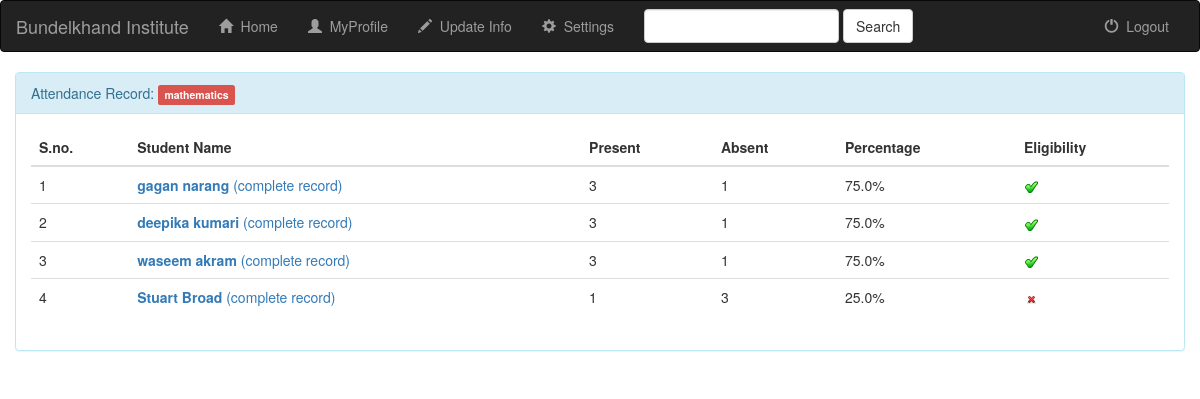
The app's page /attendance/list/mathematics (signed in) with its own data.
### SIS/models.py (models this page shows, shortened)
class Subject(models.Model):
    subject_name=models.CharField(max_length=100)
    faculty=models.ForeignKey(to=Faculty, related_name="teaches", null=True, blank=True)

class SelectedSubject(models.Model):
    subject=models.ForeignKey(to=Subject, related_name="studies", null=True, blank=True)
    student=models.ForeignKey(to=Student, related_name="selected", null=True, blank=True)
    def percentage(self):
        p,a=self.present(),self.absent()
        s=p+a
        if s!=0:
            return str(round(p*100.0/s,2))+"%"
        else:
            return 'N.A'
    def present(self):
        a=self.attendance.all()
        return a.filter(present=True).count()
    def absent(self):
        a=self.attendance.all()
        return a.filter(present=False).count()
    def eligiblity(self):
        if self.percentage()=='N.A':
            return False
        return float(self.percentage()[:-1])>60

class Student(models.Model):
    user=models.OneToOneField(User,on_delete=models.CASCADE,null=True)
    photo=models.FileField(blank=True, null=True)
    DOB=models.DateField()
    tenth_marks=models.FloatField(default=0)
    inter_marks=models.FloatField(default=0)
    current_marks=models.FloatField(default=0)
    branch = models.CharField(max_length=100,
        choices=(('Computer Science & Engineering','Computer Science & Engineering'),('Electrical Engineering','Electrical Engineering'),('Civil Engineering','Civil Engineering'),('Others','Others')),
        default='Computer Science & Engineering',
        )
    year = models.IntegerField(
        choices=((1,'Ist Year'),(2,'IInd Year'),(3,'IIIrd Year'),(4,'IVth Year')),
        default=1,
        )

### SIS/views.py (the view)
# urls.py: url(r'^attendance/list/(?P<subject>[\-\w]+)$', viewAttendance , name='viewAttendance'),
@login_required
def viewAttendance(request,subject):
    try:
        sub=Subject.objects.get(subject_name=subject,faculty=request.user.faculty)
    except:
        return redirect("profile")
    return render(request,'login/view_attendance.html',{'list':sub.studies.all(),'subject':subject})

### Templates/login/view_attendance.html (shortened to what this page needs)
{% extends 'base.html' %}
{% load staticfiles %}
{% block body %}
<div class="container-fluid songs-container">
<div class="panel panel-info">
	<div class="panel-heading">Attendance Record: <label class="label label-danger label-xl">{{ subject }}</label><input type="hidden" name="subject" value={{ subject }}/></div>
		<div class="panel-body">
			<table class="table">
                        <thead>
                        <tr>
							<th>S.no.</th>
                            <th>Student Name</th>
							<th>Present</th>
							<th>Absent</th>
							<th>Percentage</th>
							<th>Eligibility</th>
                        </tr>
                        </thead>
            <tbody>
			{% for s in list %}
				<tr>
				    <td>{{ forloop.counter }}</td>
                    <td>
					    <a href="{% url 'detail' s.student.user.username %}"><strong>{{s.student.user.first_name }} {{ s.student.user.last_name}}</strong></a> <a href="{% url 'publicTimesheet' s.student.id %}">(complete record)</a>
				    </td>
					<td>
						{{ s.present }}
					</td>
					<td>
						{{ s.absent }}
					</td>
					<td>
						{{ s.percentage }}
					</td>
                    <td>
						{% if s.eligiblity  %} <img src="{% static 'check.gif' %}" > {% else %} <img src="{% static 'cross.png' %}">{% endif %}
					</td>
				</tr>
			{% endfor %}
			</tbody>
			</table>
		</div>
  </div>
 </div>
{% endblock %}

### records on screen
Subject: subject_name "mathematics"
SelectedSubject: student.user.first_name "gagan", student.user.last_name "narang", present "3", absent "1", percentage "75.0%"
SelectedSubject: student.user.first_name "deepika", student.user.last_name "kumari", present "3", absent "1", percentage "75.0%"
SelectedSubject: student.user.first_name "waseem", student.user.last_name "akram", present "3", absent "1", percentage "75.0%"
SelectedSubject: student.user.first_name "Stuart", student.user.last_name "Broad", present "1", absent "3", percentage "25.0%"
